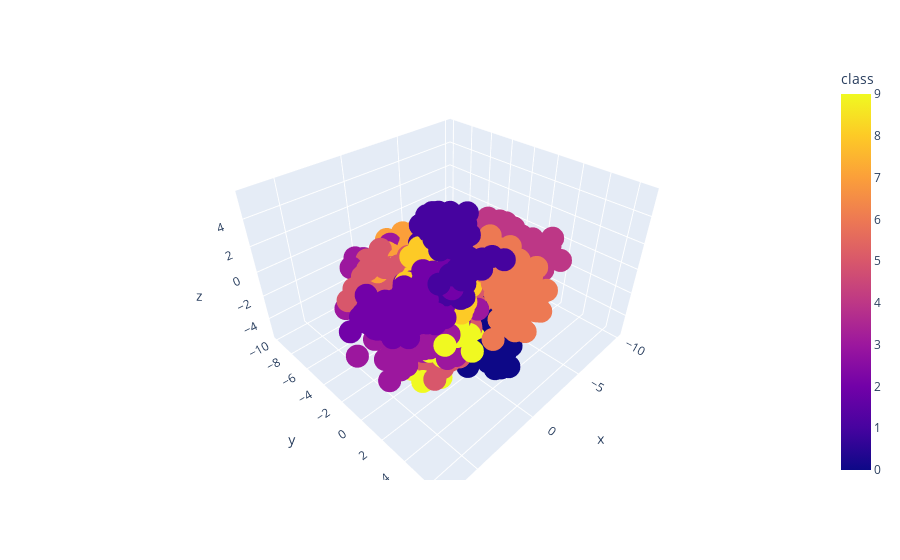

The cell this chart's notebook holds for it:
### Code cell
pca = PrincipleComponentAnalysis(n_components = 3)
pca.fit(X_scaled)

X_transformed = pca.transform(X_scaled)
print("Shape of transformed dataset:", X_transformed.shape)

data = {
    "x" : X_transformed[:, 0],
    "y" : X_transformed[:, 1],
    "z" : X_transformed[:, 2],
    "class" : mnist_small["target"].tolist()
}

df = pd.DataFrame(data)

fig = px.scatter_3d(df, x='x', y='y', z='z', color='class')
fig.show()

### Figure 1 — Plotly figure (JSON) as saved in the notebook; plotly's stock layout.template omitted (floating-point values rounded to 4 significant figures; data arrays with more than 128 entries replaced by an {"elided": "..."} marker saying what was removed)
{"data": [{"hovertemplate": "x=%{x}<br>y=%{y}<br>z=%{z}<br>class=%{marker.color}<extra></extra>", "legendgroup": "", "marker": {"color": {"elided": "1797 int values"}, "coloraxis": "coloraxis", "symbol": "circle"}, "mode": "markers", "name": "", "scene": "scene", "showlegend": false, "type": "scatter3d", "x": {"elided": "1797 float values"}, "y": {"elided": "1797 float values"}, "z": {"elided": "1797 float values"}}], "layout": {"coloraxis": {"colorbar": {"title": {"text": "class"}}, "colorscale": [[0, "#0d0887"], [0.1111, "#46039f"], [0.2222, "#7201a8"], [0.3333, "#9c179e"], [0.4444, "#bd3786"], [0.5556, "#d8576b"], [0.6667, "#ed7953"], [0.7778, "#fb9f3a"], [0.8889, "#fdca26"], [1, "#f0f921"]]}, "legend": {"tracegroupgap": 0}, "margin": {"t": 60}, "scene": {"domain": {"x": [0, 1], "y": [0, 1]}, "xaxis": {"title": {"text": "x"}}, "yaxis": {"title": {"text": "y"}}, "zaxis": {"title": {"text": "z"}}}}}
